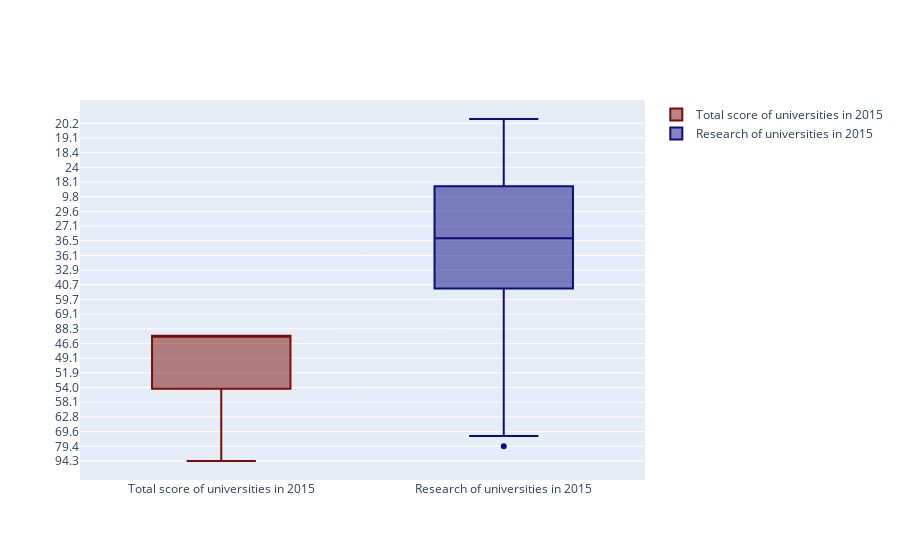

The notebook cell this image was saved under:
### Markdown cell above
<a id="9"></a> <br>
# Box Plots

* Box Plots
    * Median (50th percentile) = middle value of the data set. Sort and take the data in the middle. It is also called 50% percentile that is 50% of data are less that median(50th quartile)(quartile)
        <font color='red'>   
    
        * 25th percentile = quartile 1 (Q1) that is lower quartile
    
        * 75th percentile = quartile 3 (Q3) that is higher quartile
    
        * height of box = IQR = interquartile range = Q3-Q1
    
        * Whiskers = 1.5 * IQR from the Q1 and Q3
    
        * Outliers = being more than 1.5*IQR away from median commonly.
    
    <font color='black'>
        
    * trace = box
        * y = data we want to visualize with box plot 
        * marker = color

### Code cell
x2015 = timesData[timesData.year == 2015]

trace1 = go.Box(
    
    y = x2015.total_score,
    name = 'Total score of universities in 2015',
    marker = dict(color = 'rgb(122, 12, 10)',)
    
)

trace2 = go.Box(
    
    y=x2015.research,
    name = 'Research of universities in 2015',
    marker = dict(color = 'rgb(12, 12, 128)',)
    
)
data = [trace1, trace2]
iplot(data)

### Figure 1 — Plotly figure (JSON) as saved in the notebook; plotly's stock layout.template omitted (floating-point values rounded to 4 significant figures; data arrays with more than 128 entries replaced by an {"elided": "..."} marker saying what was removed)
{"data": [{"marker": {"color": "rgb(122, 12, 10)"}, "name": "Total score of universities in 2015", "y": {"elided": "401 str values"}, "type": "box"}, {"marker": {"color": "rgb(12, 12, 128)"}, "name": "Research of universities in 2015", "y": {"elided": "401 float values"}, "type": "box"}], "layout": {"xaxis": {"type": "category", "range": [-0.5, 1.5], "autorange": true}, "yaxis": {"type": "category", "range": [-22, 418], "autorange": true}, "autosize": true}}
